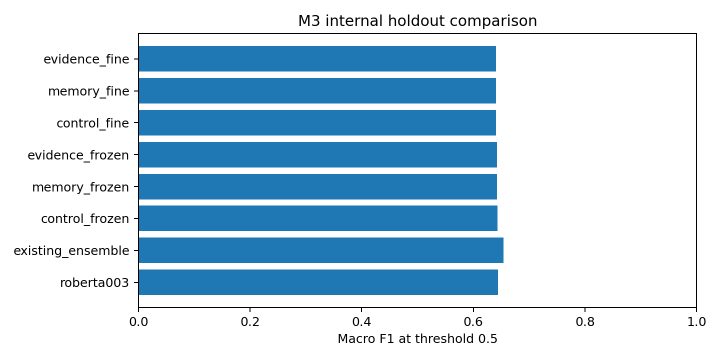
#> input picture reports/mission3/context/fine_comparison.png, 1440 x 720 px, given in place of flow_call.png, which was not available (shown at 1/2 size)
$ python generate_m3_xray_scan_gif.py
#> lines starting #> are read from the running program, lines starting #| are printed output that depends on the picture; pictures that were not available may be replaced by others from this repository, and a replacement may not be noted
#!/usr/bin/env python3
"""Generate a presentation-safe looping GIF for the M3 quotation card.

This is an explanatory scan animation, NOT actual model inference. It
uses the team's existing flow_call.png icon and Pillow-drawn decorations.
First frame conveys the same concept in PDF/static slide previews.
"""
from math import pi, sin
from pathlib import Path
from PIL import Image, ImageDraw, ImageFilter

ROOT = Path(__file__).resolve().parents[1]
PHONE = ROOT / "figures" / "icons" / "flow_call.png"
DEST = ROOT / "figures" / "anim" / "m3_xray_scan.gif"
W, H, N = 510, 192, 14
BG = (234, 243, 250, 255)
BLUE = (47, 78, 145, 255)
SKY = (0, 157, 218, 255)
GRID = (215, 226, 240, 255)


def make_frame(i: int):
#> called with i = 0
    phase = 2 * pi * i / N
    im = Image.new("RGBA", (W, H), BG)
    d = ImageDraw.Draw(im)
    d.rounded_rectangle((10, 18, 140, 175), radius=24,
                        fill=(245, 248, 252, 255), outline=GRID, width=2)
    phone = Image.open(PHONE).convert("RGBA")
#> phone is the input picture: PIL image 1440x720 RGBA; mean R, G, B, A 186.9, 211.8, 229, 255
    phone.thumbnail((109, 124), Image.Resampling.LANCZOS)
#> phone: PIL image 109x55 RGBA
    phone = phone.rotate(4.5 * sin(phase), Image.Resampling.BICUBIC, expand=True)
    im.alpha_composite(phone, (76 - phone.width // 2, 95 - phone.height // 2))

    d.rounded_rectangle((156, 42, 293, 150), radius=22,
                        fill=(255, 255, 255, 255), outline=GRID, width=2)
    bars = [18, 29, 53, 76, 42, 60, 35, 18]
    for j, size in enumerate(bars):
        h = int(size * (0.78 + 0.22 * sin(phase + j * 0.62)))
        x = 172 + j * 14
        c = BLUE if j in (3, 5) else SKY
        d.rounded_rectangle((x, 96-h//2, x+8, 96+h//2), radius=4, fill=c)
    d.line((296, 96, 318, 96), fill=SKY, width=4)
    d.polygon([(318, 96), (308, 90), (308, 102)], fill=SKY)

    d.rounded_rectangle((326, 25, 496, 164), radius=22,
                        fill=(255, 255, 255, 255), outline=GRID, width=2)
    for yy, length in ((57, 125), (82, 138), (107, 118), (132, 133)):
        d.rounded_rectangle((344, yy, 344+length, yy+7), radius=3,
                            fill=(221, 232, 245, 255))
    scan_x = int(340 + i / (N-1) * 140)
    glow = Image.new("RGBA", (W, H), (0,0,0,0))
#> glow: PIL image 510x192 RGBA; every value is 0
    g = ImageDraw.Draw(glow)
    g.rectangle((scan_x-8, 40, scan_x+8, 155), fill=(0, 157, 218, 92))
    im = Image.alpha_composite(im, glow.filter(ImageFilter.GaussianBlur(5)))
    d = ImageDraw.Draw(im)
    d.line((scan_x, 42, scan_x, 155), fill=SKY, width=3)
    return im.convert("RGB")


DEST.parent.mkdir(parents=True, exist_ok=True)
frames = [make_frame(i) for i in range(N)]
#> the loop in make_frame (call 2), `for j, size in enumerate(bars):` made 8 passes
#> h on passes 1 to 8: 15, 28, 52, 71, 34, 41, 20, 10
#> call 4 of make_frame, with i = 3
#> in make_frame (call 4), `phase = 2 * pi * i / N`: phase = 1.35
#> in make_frame (call 4), `phone = phone.rotate(4.5 * sin(phase), Image.Resampling.BICUBIC, expan..`:
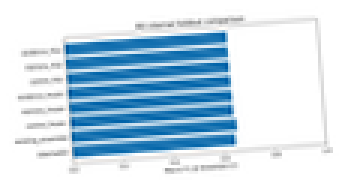
#> phone: PIL image 113x65 RGBA (shown 3 times larger); mean R, G, B, A 151.6, 171.9, 186, 208.1; transparent parts drawn white
#> the loop in make_frame (call 4), `for j, size in enumerate(bars):` made 8 passes
#> h on passes 1 to 8: 17, 28, 47, 58, 26, 34, 20, 11
#> in make_frame (call 9), `phase = 2 * pi * i / N`: phase = 3.59
#> in make_frame (call 9), `phone = phone.rotate(4.5 * sin(phase), Image.Resampling.BICUBIC, expan..`:
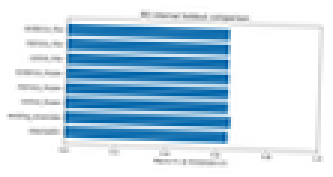
#> phone: PIL image 111x59 RGBA (shown 3 times larger); mean R, G, B, A 170, 192.8, 208.6, 233.4; transparent parts drawn white
#> the loop in make_frame (call 9), `for j, size in enumerate(bars):` made 8 passes
#> h on passes 1 to 8: 12, 17, 29, 46, 30, 52, 33, 17
#> in make_frame (call 10), `phase = 2 * pi * i / N`: phase = 4.04
#> in make_frame (call 10), `im.alpha_composite(phone, (76 - phone.width // 2, 95 - phone.height //..`:
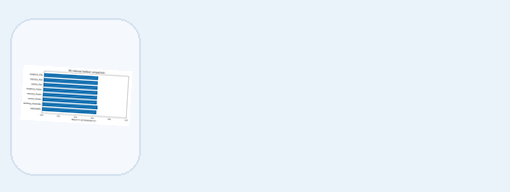
#> im: PIL image 510x192 RGBA; mean R, G, B, A 232.3, 241.5, 248.8, 255
#> the loop in make_frame (call 10), `for j, size in enumerate(bars):` made 8 passes
#> h on passes 1 to 8: 10, 16, 31, 53, 34, 56, 34, 17
#> in make_frame (call 11), `phase = 2 * pi * i / N`: phase = 4.49
#> in make_frame (call 11), `phone = phone.rotate(4.5 * sin(phase), Image.Resampling.BICUBIC, expan..`:
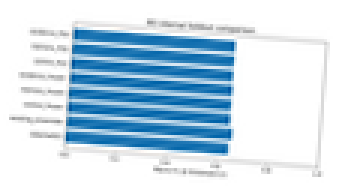
#> phone: PIL image 113x65 RGBA (shown 3 times larger); mean R, G, B, A 151.6, 171.9, 186, 208.1; transparent parts drawn white
#> the loop in make_frame (call 11), `for j, size in enumerate(bars):` made 8 passes
#> h on passes 1 to 8: 10, 16, 35, 60, 38, 59, 34, 16
#> in make_frame (call 12), `phase = 2 * pi * i / N`: phase = 4.94
#> the loop in make_frame (call 12), `for j, size in enumerate(bars):` made 8 passes
#> h on passes 1 to 8: 10, 18, 40, 67, 41, 59, 32, 14
#> in make_frame (call 12), `im = Image.alpha_composite(im, glow.filter(ImageFilter.GaussianBlur(5)))`:
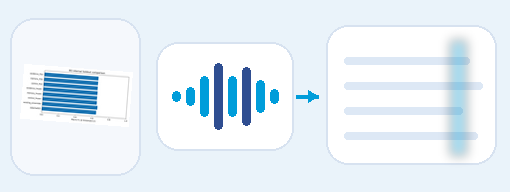
#> im: PIL image 510x192 RGBA; mean R, G, B, A 230.4, 240.1, 247.4, 255
#> in make_frame (call 13), `phase = 2 * pi * i / N`: phase = 5.39
#> the loop in make_frame (call 13), `for j, size in enumerate(bars):` made 8 passes
#> h on passes 1 to 8: 10, 20, 45, 72, 41, 57, 29, 12
#> in make_frame (call 13), `im = Image.alpha_composite(im, glow.filter(ImageFilter.GaussianBlur(5)))`:
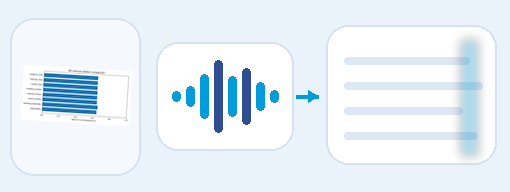
#> im: PIL image 510x192 RGBA; mean R, G, B, A 230.3, 240, 247.4, 255
#> in make_frame (call 14), `phase = 2 * pi * i / N`: phase = 5.83
#> the loop in make_frame (call 14), `for j, size in enumerate(bars):` made 8 passes
#> h on passes 1 to 8: 12, 23, 49, 75, 41, 53, 26, 11
#> in make_frame (call 14), `im = Image.alpha_composite(im, glow.filter(ImageFilter.GaussianBlur(5)))`:
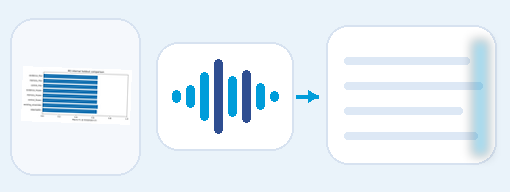
#> im: PIL image 510x192 RGBA; mean R, G, B, A 230.2, 240, 247.4, 255
#> frames = 14 items
frames[0].save(DEST, save_all=True, append_images=frames[1:],
               duration=95, loop=0, optimize=True, disposal=2)
with Image.open(DEST) as check:
    assert check.n_frames >= 12
    assert check.info.get("loop") == 0
    assert check.size == (W, H)
assert DEST.stat().st_size < 600_000
print(f"Generated {DEST}, frames={N}, size={DEST.stat().st_size} bytes")
